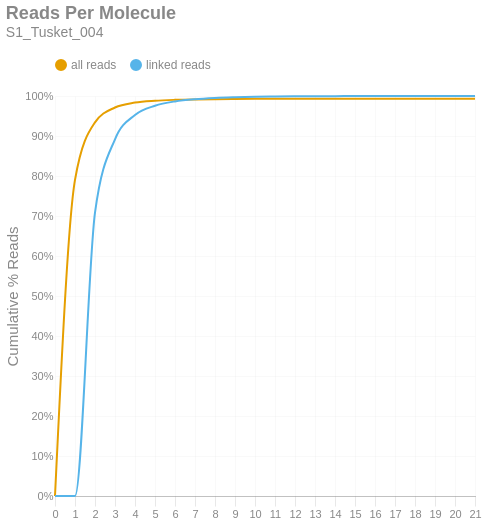

This figure's notebook cell:
### Markdown cell above
### Reads per Molecule
This chart shows the cumulative distribution of the number of reads per linked molecule. That is, how many alignments are associated with a unique molecule. This excludes the number of reads associated with invalid or absent linked-read barcodes. The `linked` histogram is the percentages recalculated when disregarding singletons.

### Code cell
if SKIPLR:
    print_html(f"Skipped")
else:
    counts = np.bincount(valids['reads'].cast(pl.Int64).to_numpy())
    weighted = counts * np.arange(len(counts))
    all_perc = weighted / n_reads
    linked_perc = weighted / n_linked_reads
    linked_perc[1] = 0
    binned_df = pl.DataFrame({
        'readsper': list(range(len(counts))),
        'all reads (cumsum)': np.cumsum(all_perc).tolist(),
        'linked reads (cumsum)': np.cumsum(linked_perc).tolist(),
    })

    with SafeRender(binned_df):
        (
            density_plot(binned_df, 'Reads Per Molecule', samplename, 'readspmol')
            .encode(
                x=alt.X('readsper:O', title=None).axis(labelAngle=0).scale(padding=0),
                y=alt.Y('value:Q', title='Cumulative % Reads').axis(format='%').stack(False),
                color=alt.Color("key:N").scale(domain=["all reads", "linked reads"]),
                tooltip=[
                    alt.Tooltip("key:N", title="Data Type"),
                    alt.Tooltip("readsper:O", title="Reads Per Molecule"),
                    alt.Tooltip("value:Q", format=".2%", title="% Reads (Cum.)")
                ]            
            )
        ).display()

### Figure 1 — Vega-Lite specification as saved in the notebook (floating-point values rounded to 4 significant figures)
{"width": "container", "height": 400, "config": {"title": {"anchor": "start", "dy": -15, "fontSize": 18, "color": "#888888", "subtitleColor": "#888888", "subtitleFontSize": 14}, "arc": {"fill": "#0072B2"}, "axis": {"domainColor": "#888888", "domainWidth": 0.5, "gridWidth": 0.2, "grid": false, "titleFontWeight": 400, "titleFontSize": 15, "labelFontSize": 11, "labelColor": "#888888", "tickColor": "#888888", "tickWidth": 0.2, "titleColor": "#888888"}, "axisBand": {"grid": false}, "axisX": {"grid": true, "tickSize": 10, "domainCap": "round"}, "axisY": {"domain": false, "grid": true, "tickSize": 0, "domainCap": "round"}, "background": "transparent", "header": {"labelFontSize": 15, "labelColor": "#888888", "titleFontSize": 15, "titleFontWeight": 600, "titleColor": "#888888"}, "legend": {"labelFont": "sans-serif", "labelFontSize": 12, "labelColor": "#888888", "symbolSize": 100, "symbolType": "circle", "titleFontSize": 12, "titlePadding": 10, "titleColor": "#888888", "title": null, "orient": "top"}, "range": {"category": ["#E69F00", "#56B4E9", "#009E73", "#F0E442", "#0072B2", "#D55E00", "#CC79A7", "#000000"], "diverging": ["#cfe8f3", "#a2d4ec", "#73bfe2", "#46abdb", "#1696d2", "#12719e"]}, "area": {"fill": "#0072B2", "fillOpacity": 0.7, "line": true, "strokeOpacity": 0.7}, "line": {"color": "#0072B2", "stroke": "#0072B2", "strokeWidth": 2}, "trail": {"color": "#0072B2", "stroke": "#0072B2", "strokeWidth": 0, "size": 1}, "point": {"filled": true, "fillOpacity": 1.0, "size": 95}, "text": {"color": "#888888", "fontSize": 11, "align": "right", "fontWeight": 400, "size": 11}, "bar": {"fill": "#0072B2", "stroke": null}, "view": {"stroke": null, "continuousWidth": 660, "continuousHeight": 400}}, "data": {"name": "data-fdd37f83e6d4e34331e874dba5af2c2e"}, "mark": {"type": "line", "interpolate": "monotone", "point": {"opacity": 0, "size": 275}}, "encoding": {"color": {"field": "key", "scale": {"domain": ["all reads", "linked reads"]}, "type": "nominal"}, "tooltip": [{"field": "key", "title": "Data Type", "type": "nominal"}, {"field": "readsper", "title": "Reads Per Molecule", "type": "ordinal"}, {"field": "value", "format": ".2%", "title": "% Reads (Cum.)", "type": "quantitative"}], "x": {"axis": {"labelAngle": 0}, "field": "readsper", "scale": {"padding": 0}, "title": null, "type": "ordinal"}, "y": {"axis": {"format": "%"}, "field": "value", "stack": false, "title": "Cumulative % Reads", "type": "quantitative"}}, "params": [{"name": "param_c36ac31b6afebe62", "select": {"type": "point", "fields": ["key"]}, "bind": "legend"}], "title": {"text": "Reads Per Molecule", "subtitle": "S1_Tusket_004"}, "transform": [{"fold": ["all reads (cumsum)", "linked reads (cumsum)"]}, {"calculate": "replace(datum.key, ' (cumsum)', '')", "as": "key"}, {"filter": {"param": "param_c36ac31b6afebe62"}}], "usermeta": {"embedOptions": {"downloadFileName": "S1_Tusket_004.readspmol"}}, "$schema": "https://vega.github.io/schema/vega-lite/v6.1.0.json", "datasets": {"data-fdd37f83e6d4e34331e874dba5af2c2e": [{"readsper": 0, "all reads (cumsum)": 0.0, "linked reads (cumsum)": 0.0}, {"readsper": 1, "all reads (cumsum)": 0.7904, "linked reads (cumsum)": 0.0}, {"readsper": 2, "all reads (cumsum)": 0.934, "linked reads (cumsum)": 0.7084}, {"readsper": 3, "all reads (cumsum)": 0.9712, "linked reads (cumsum)": 0.8919}, {"readsper": 4, "all reads (cumsum)": 0.9835, "linked reads (cumsum)": 0.9525}, {"readsper": 5, "all reads (cumsum)": 0.9882, "linked reads (cumsum)": 0.9756}, {"readsper": 6, "all reads (cumsum)": 0.9904, "linked reads (cumsum)": 0.9865}, {"readsper": 7, "all reads (cumsum)": 0.9916, "linked reads (cumsum)": 0.9921}, {"readsper": 8, "all reads (cumsum)": 0.9922, "linked reads (cumsum)": 0.9951}, {"readsper": 9, "all reads (cumsum)": 0.9926, "linked reads (cumsum)": 0.997}, {"readsper": 10, "all reads (cumsum)": 0.9928, "linked reads (cumsum)": 0.9983}, {"readsper": 11, "all reads (cumsum)": 0.9929, "linked reads (cumsum)": 0.9988}, {"readsper": 12, "all reads (cumsum)": 0.993, "linked reads (cumsum)": 0.9992}, {"readsper": 13, "all reads (cumsum)": 0.9931, "linked reads (cumsum)": 0.9995}, {"readsper": 14, "all reads (cumsum)": 0.9931, "linked reads (cumsum)": 0.9997}, {"readsper": 15, "all reads (cumsum)": 0.9931, "linked reads (cumsum)": 0.9997}, {"readsper": 16, "all reads (cumsum)": 0.9931, "linked reads (cumsum)": 0.9998}, {"readsper": 17, "all reads (cumsum)": 0.9931, "linked reads (cumsum)": 0.9999}, {"readsper": 18, "all reads (cumsum)": 0.9932, "linked reads (cumsum)": 0.9999}, {"readsper": 19, "all reads (cumsum)": 0.9932, "linked reads (cumsum)": 1.0}, {"readsper": 20, "all reads (cumsum)": 0.9932, "linked reads (cumsum)": 1.0}, {"readsper": 21, "all reads (cumsum)": 0.9932, "linked reads (cumsum)": 1.0}]}}
